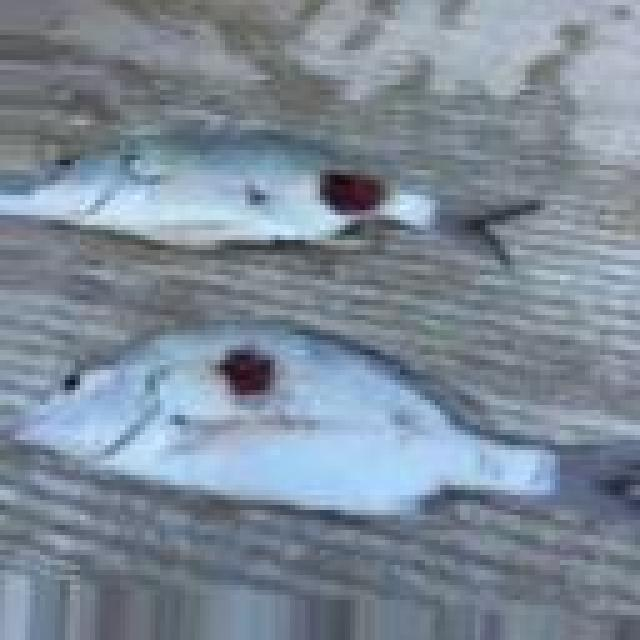
#> input picture dataset/test/Bacterial Red disease/Bacterial-Red-disease-109-_jpg.rf.d488a36613f032f8e0fdd83cbe148127.jpg, 640 x 640 px, given as the content of the folder dataset/train, which was not available
$ jupyter execute --allow-errors FishDiseaseClassifier.ipynb
#> lines starting #> are read from the running program, lines starting #| are printed output that depends on the picture
[cell 1]
import numpy as np
import pandas as pd
import matplotlib.pyplot as plt
from skimage.io import imread
from skimage.transform import resize

from sklearn.model_selection import train_test_split
from sklearn.metrics import accuracy_score, classification_report
from sklearn.pipeline import make_pipeline
from sklearn.preprocessing import StandardScaler
from sklearn.decomposition import PCA

from sklearn.svm import SVC
from sklearn.ensemble import RandomForestClassifier
from sklearn.linear_model import LogisticRegression
from sklearn.tree import DecisionTreeClassifier

from xgboost import XGBClassifier

import joblib
import os

[cell 2]
def load_data_from_directory(base_path, categories, image_size=(64, 64)):
#> called with base_path = 'dataset/train', image_size = (64, 64)
    data, labels = [], []
    for label_index, category in enumerate(categories):
        category_path = os.path.join(base_path, category)
        for img_file in os.listdir(category_path):
            try:
                img_path = os.path.join(category_path, img_file)
                img = imread(img_path)
#> img is the input picture: shape (640, 640, 3); mean R, G, B 125.6, 138.1, 151.8
                img_resized = resize(img, image_size)
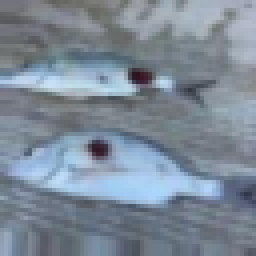
#> img_resized: shape (64, 64, 3) float64 (shown 4 times larger); mean R, G, B 0.492, 0.542, 0.595
                data.append(img_resized.flatten())
                labels.append(label_index)
            except:
                print(f"Failed to load: {img_path}")
    return np.array(data), np.array(labels)

[cell 3]
def get_models():
    return {
        "SVM": make_pipeline(StandardScaler(), SVC(probability=True)),
        "Random Forest": RandomForestClassifier(),
        "Logistic Regression": LogisticRegression(max_iter=1000),
        "Decision Tree": DecisionTreeClassifier(),
        "XGBoost": XGBClassifier(use_label_encoder=False, eval_metric='mlogloss')
    }

[cell 4]
dataset_path = 'dataset'
categories = os.listdir(os.path.join(dataset_path, 'train'))
print("Categories:", categories)

x_train, y_train = load_data_from_directory(os.path.join(dataset_path, 'train'), categories)
x_valid, y_valid = load_data_from_directory(os.path.join(dataset_path, 'valid'), categories)
x_test, y_test   = load_data_from_directory(os.path.join(dataset_path, 'test'), categories)

print("Train shape:", x_train.shape, "Labels:", y_train.shape)
#| Train shape: (1, 12288) Labels: (1,)
print("Valid shape:", x_valid.shape, "Labels:", y_valid.shape)
#| Valid shape: (1, 12288) Labels: (1,)
print("Test shape:", x_test.shape, "Labels:", y_test.shape)
#| Test shape: (1, 12288) Labels: (1,)

$ run again, on dataset/test/Bacterial diseases - Aeromoniasis/Bacterial-diseases-Aeromoniasis-126-_jpg.rf.edb0eeccecce15bd4911eee4c7962a4c.jpg
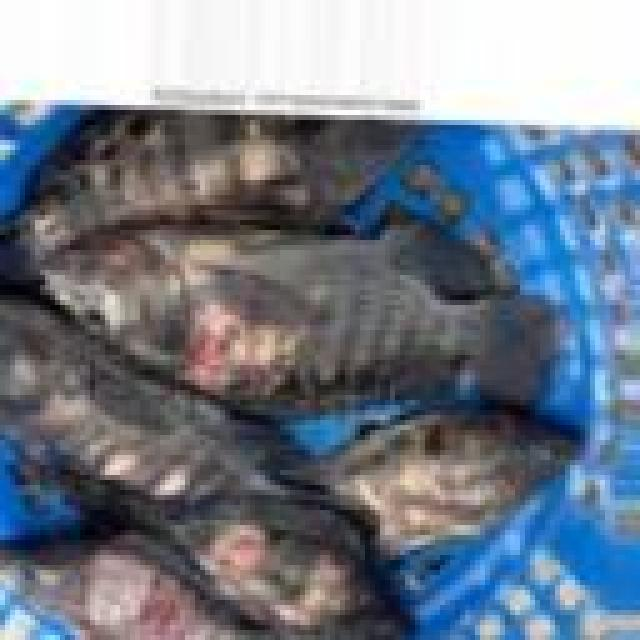
#> input picture dataset/test/Bacterial diseases - Aeromoniasis/Bacterial-diseases-Aeromoniasis-126-_jpg.rf.edb0eeccecce15bd4911eee4c7962a4c.jpg, 640 x 640 px, given as the content of the folder dataset/train, which was not available
#> in load_data_from_directory, img is the input picture: shape (640, 640, 3); mean R, G, B 115.3, 125.4, 139
#> in load_data_from_directory, `img_resized = resize(img, image_size)`:
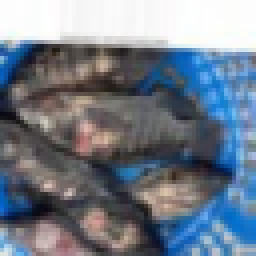
#> img_resized: shape (64, 64, 3) float64 (shown 4 times larger); mean R, G, B 0.452, 0.492, 0.545
#| Train shape: (1, 12288) Labels: (1,)
#| Valid shape: (1, 12288) Labels: (1,)
#| Test shape: (1, 12288) Labels: (1,)

$ run again, on dataset/test/Bacterial diseases - Aeromoniasis/Bacterial-diseases-Aeromoniasis-139-_jpg.rf.eb4409fba701111d20a4ea3ea8efccf4.jpg
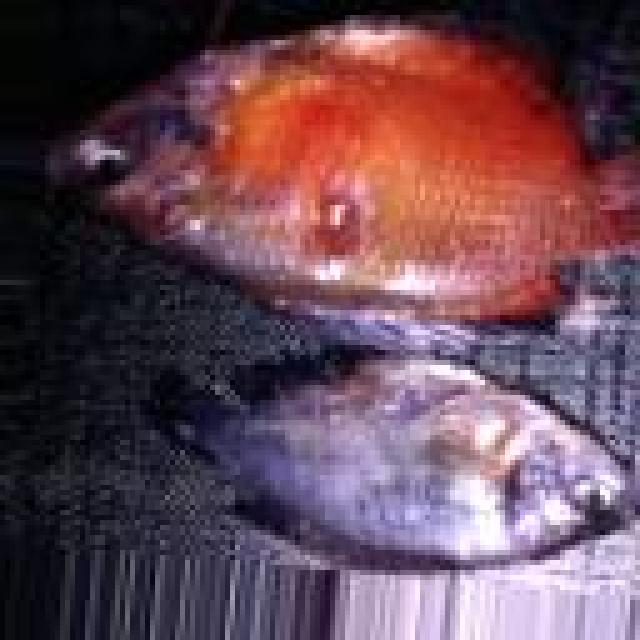
#> input picture dataset/test/Bacterial diseases - Aeromoniasis/Bacterial-diseases-Aeromoniasis-139-_jpg.rf.eb4409fba701111d20a4ea3ea8efccf4.jpg, 640 x 640 px, given as the content of the folder dataset/train, which was not available
#> in load_data_from_directory, img is the input picture: shape (640, 640, 3); mean R, G, B 102.4, 72.6, 84.7
#> in load_data_from_directory, `img_resized = resize(img, image_size)`:
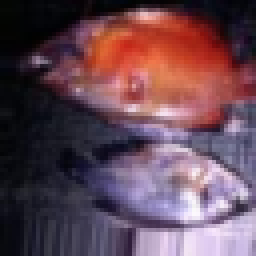
#> img_resized: shape (64, 64, 3) float64 (shown 4 times larger); mean R, G, B 0.402, 0.285, 0.332
#| Train shape: (1, 12288) Labels: (1,)
#| Valid shape: (1, 12288) Labels: (1,)
#| Test shape: (1, 12288) Labels: (1,)

$ run again, on dataset/test/Bacterial gill disease/Bacterial-gill-disease-130-_jpg.rf.5104364ef3d9772a9aca6dd63af1eec7.jpg
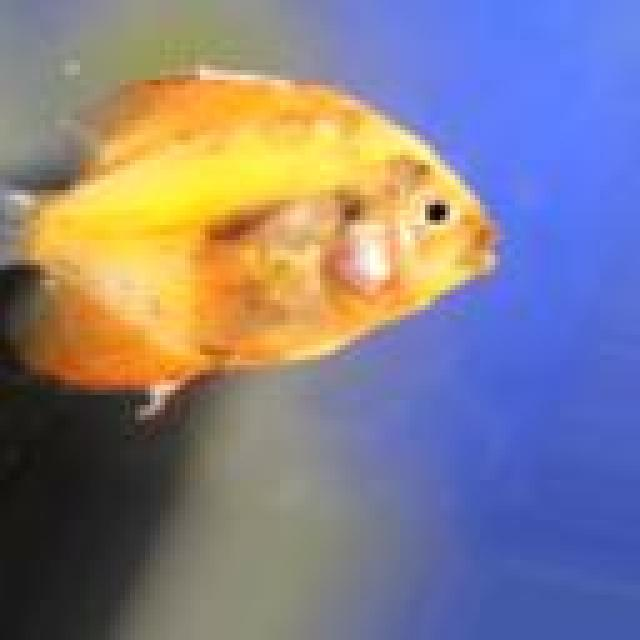
#> input picture dataset/test/Bacterial gill disease/Bacterial-gill-disease-130-_jpg.rf.5104364ef3d9772a9aca6dd63af1eec7.jpg, 640 x 640 px, given as the content of the folder dataset/train, which was not available
#> in load_data_from_directory, img is the input picture: shape (640, 640, 3); mean R, G, B 133.3, 126.5, 135.1
#> in load_data_from_directory, `img_resized = resize(img, image_size)`:
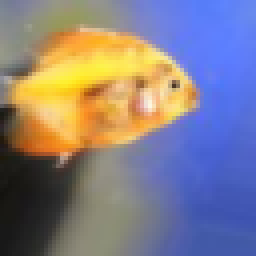
#> img_resized: shape (64, 64, 3) float64 (shown 4 times larger); mean R, G, B 0.523, 0.496, 0.53
#| Train shape: (1, 12288) Labels: (1,)
#| Valid shape: (1, 12288) Labels: (1,)
#| Test shape: (1, 12288) Labels: (1,)
